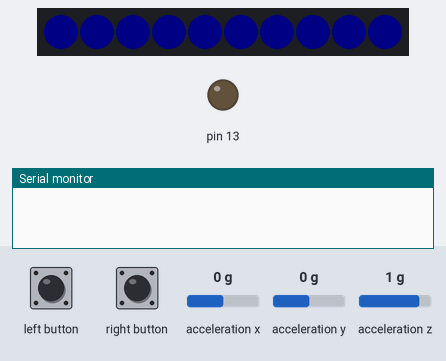
This program was run on a simulated Arduino Uno, built with avr-gcc and run on an emulated ATmega328P. Parts: 10 RGB LEDs in strip order, left to right, output pins drawn as LEDs (lit = HIGH), the last lines printed to the serial monitor. Inputs (shaded band) come from the test bench; at power-on: acceleration x 0 g, acceleration y 0 g, acceleration z 1 g. Dim RGB values are drawn brighter than linear.

Above: at 1.25 s.
1.3 s: left button pressed for 0.15 s
2.0 s: right button pressed for 1 s
At 2.75 s:
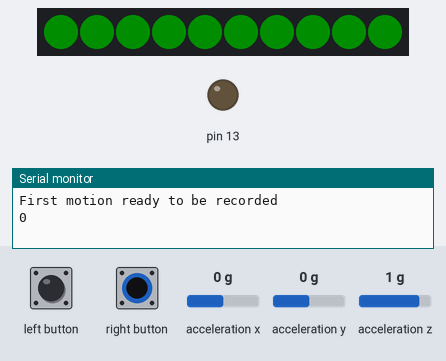
3.6 s: left button pressed for 1 s
At 4.65 s:
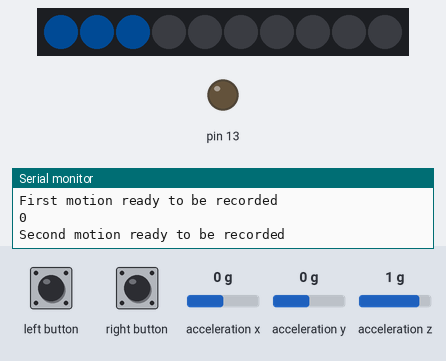
5.2 s: right button pressed for 0.15 s
At 5.59 s:
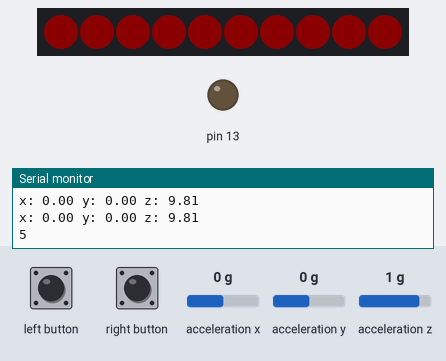
5.9 s: left button pressed for 0.15 s
At 6.4 s:
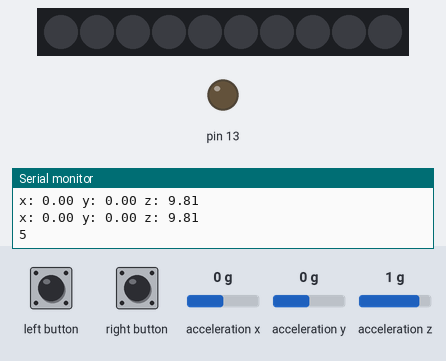
6.6 s: right button pressed for 3.2 s
Timing chart, 0 to 9.6 s (numbered marks = the images above; inputs shaded):
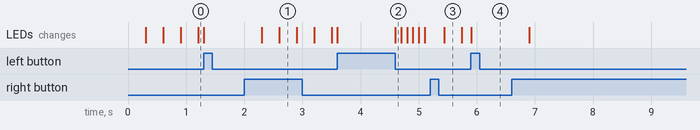

The program:

main.cpp
```cpp
#include <Adafruit_CircuitPlayground.h>
#include <Arduino.h>

// In this project, we are trying to:
// 1. Get input from the built-in acceloremeter which would be
// translated into one of 10 patterns.
//
// 2. Each pattern consists of 3 consecutive motions, and each motion
// starts with left button press and ends with right button press or 3
// seconds after the left button press, whichever comes first.
//
// 2-1. NeoPixel will be turned on when the the accelerometer is in
// action.
//
// 3. Output the pattern to the built-in Neopixel (1 means 1 LED on, 5
// means 5 LEDs on, etc.) the output will shine until the left button is
// pressed again.

// Patterns :
//
// Patterns are consists of 3 consecutive motions, and each motion is
// one of plus minus x, y, or z direction (6 motions in total). For
// simplicity, we will represent each motion as a number from 1 to 6,
// where 1 means plus x, 2 means minus x, 3 means plus y, 4 means minus
// y, 5 means plus z, and 6 means minus z. For example, if the pattern
// is plus x, minus y, plus z, then the pattern is represented as 1,
// 4, 5. 10 of 216 possible sequences are assigned to each of the 10
// patterns. The 10 patterns are as follows (can be changed later):
//
// 1. -y, +z, -y (4, 5, 4)
// 2. +y, +z, +y (3, 5, 3)
// 3. +z, -y, -z (5, 4, 6)
// 4. +z, -y, +z (5, 4, 5)
// 5. +x, -z, -x (1, 6, 2)
// 6. +x, -z, +x (1, 6, 1)
// 7. +y, -z, -y (3, 6, 4)
// 8. +y, -z, +y (3, 6, 3)
// 9. +y, -x, -y (3, 2, 4)
// 10. +y, -x, +y (3, 2, 3)

void ledShow(int num) {
  if (num != 0) {
    for (int i = 0; i < num; i++) {
      CircuitPlayground.strip.setPixelColor(i, 255, 255, 255);
    }
    for (int i = num; i < 10; i++) {
      CircuitPlayground.strip.setPixelColor(i, 0, 0, 0);
    }
    CircuitPlayground.strip.show();
  } else {
    // If the pattern is not one of the 10 patterns, then show red

    for (int i = 0; i < 10; i++) {
      CircuitPlayground.strip.setPixelColor(i, 255, 0, 0);
    }
    CircuitPlayground.strip.show();
  }

  while (!CircuitPlayground.leftButton()) {
    // Do nothing
    delay(1);
  }
  for (int i = 0; i < 10; i++) {
    CircuitPlayground.strip.setPixelColor(i, 0, 0, 0);
  }
  CircuitPlayground.strip.show();
}

void ledCirculate(int startTime) {
  // I really want to make the led circulate, but we cannot make
  // concurrent threads in Arduino. So I use the real time clock to make
  // the led circulate.

  int curr = millis();
  int diff = curr - startTime;
  int num = (diff / 100) % 10;

  // Consecutive 3 LEDs will be on based on the time difference.
  for (int i = 0; i < 10; i++) {
    if (i == num || i == (num + 1) % 10 || i == (num + 2) % 10) {
      CircuitPlayground.strip.setPixelColor(i, 0, 122, 255);
    } else {
      CircuitPlayground.strip.setPixelColor(i, 0, 0, 0);
    }
  }
  CircuitPlayground.strip.show();
}

void ledBlink(int num) {
  // The intention of this blink is to indicate the next motion is
  // first, second or third. When the next motion is second, the led
  // will blink in Red, and when the next motion is third, the led will
  // blink in Green, and when the next motion is first, the led will
  // blink in Blue.

  for (int j = 0; j < 200; j++) {
    for (int i = 0; i < 10; i++) {
      if (num == 1) {
        CircuitPlayground.strip.setPixelColor(i, 0, 0, j);
      } else if (num == 2) {
        CircuitPlayground.strip.setPixelColor(i, 0, j, 0);
      } else {
        CircuitPlayground.strip.setPixelColor(i, j, 0, 0);
      }
    }
    CircuitPlayground.strip.show();
    delay(1);

    if (CircuitPlayground.leftButton()) {
      return;
    }
  }
}

int readMotion() {
  int startTime = millis();
  int motion[7] = {0, 0, 0, 0, 0, 0, 0};

  int flag = 0;

  while (!CircuitPlayground.rightButton() &&
         millis() - startTime < 3000) {
    // Read accelerometer
    ledCirculate(startTime);

    double x = CircuitPlayground.motionX() - 0;
    double y = CircuitPlayground.motionY() - 0;
    double z = CircuitPlayground.motionZ() - 0;

    if (flag > 50) {
      Serial.print("x: ");
      Serial.print(x);
      Serial.print(" y: ");
      Serial.print(y);
      Serial.print(" z: ");
      Serial.println(z);
      flag = 0;
    }
    flag++;


    // For now, we will just detect the direction of the motion for
    // convenience. We will implement the pattern detection later.

    // Find the largest absolute value among x, y, and z.
    double max = abs(x);
    if (abs(y) > max) {
      max = abs(y);
    }
    if (abs(z) > max) {
      max = abs(z);
    }

    // If the largest absolute value is x, then the motion is either
    // plus x or minus x.
    if (max == abs(x)) {
      if (x > 0) {
        // Plus x
        motion[1] += 1;
      } else {
        // Minus x
        motion[2] += 1;
      }
    }

    // If the largest absolute value is y, then the motion is either
    // plus y or minus y.
    if (max == abs(y)) {
      if (y > 0) {
        // Plus y
        motion[3] += 1;
      } else {
        // Minus y
        motion[4] += 1;
      }
    }

    // If the largest absolute value is z, then the motion is either
    // plus z or minus z.
    if (max == abs(z)) {
      if (z > 0) {
        // Plus z
        motion[5] += 1;
      } else {
        // Minus z
        motion[6] += 1;
      }
    }
  }

  // Find the largest number in motion array.
  int max = 0;
  int maxIndex = 0;
  for (int i = 0; i < 7; i++) {
    if (motion[i] > max) {
      max = motion[i];
      maxIndex = i;
    }
  }

  // Return the direction of the motion.
  return maxIndex;
}

void setup() {
  CircuitPlayground.begin();
  Serial.begin(9600);
}

int interpret(int seq[3]) {
  // This function will interpret the sequence of 3 motions and
  // return the pattern number.

  // I know. This is not the best way to do this.
  if (seq[0] == 4 && seq[1] == 5 && seq[2] == 4) {
    return 1;
  } else if (seq[0] == 3 && seq[1] == 5 && seq[2] == 3) {
    return 2;
  } else if (seq[0] == 2 && seq[1] == 3 && seq[2] == 2) {
    return 3;
  } else if (seq[0] == 6 && seq[1] == 2 && seq[2] == 4) {
    return 4;
  } else if (seq[0] == 5 && seq[1] == 5 && seq[2] == 5) {
    return 5;
  } else if (seq[0] == 5 && seq[1] == 2 && seq[2] == 5) {
    return 6;
  } else if (seq[0] == 3 && seq[1] == 2 && seq[2] == 3) {
    return 7;
  } else if (seq[0] == 4 && seq[1] == 2 && seq[2] == 5) {
    return 8;
  } else if (seq[0] == 6 && seq[1] == 2 && seq[2] == 6) {
    return 9;
  } else if (seq[0] == 4 && seq[1] == 1 && seq[2] == 5) {
    return 10;
  } else {
    return 0;
  }
}

void loop() {
  while (!CircuitPlayground.leftButton()) {
    // Do nothing
    ledBlink(1);
  }
  delay(1000);
  int seq[4] = {0, 0, 0, 0};
  // First motion ready to be recorded
  Serial.println("First motion ready to be recorded");
  seq[0] = readMotion();
  Serial.println(seq[0]);

  // wait until the left button is pressed again for the second
  // motion
  while (!CircuitPlayground.leftButton()) {
    // Do nothing
    ledBlink(2);
  }
  delay(1000);

  // Second motion ready to be recorded
  Serial.println("Second motion ready to be recorded");
  seq[1] = readMotion();
  Serial.println(seq[1]);

  // wait until the left button is pressed again for the third
  // motion
  while (!CircuitPlayground.leftButton()) {
    // Do nothing
    ledBlink(3);
  }
  delay(1000);

  // Third motion ready to be recorded
  Serial.println("Third motion ready to be recorded");
  seq[2] = readMotion();
  Serial.println(seq[2]);

  // Interpret the sequence of 3 motions and return the pattern
  // number.

  int pattern = interpret(seq);
  Serial.print("Pattern: ");
  Serial.println(pattern);

  // Show the pattern on the LED
  ledShow(pattern);
}
```

Measured:
- after the input at 2.0 s, the LEDs: first change after 0.30 s (image 1 shows a later state)
- after the input at 5.2 s, the LEDs: change after 0.24 s (image 3)
